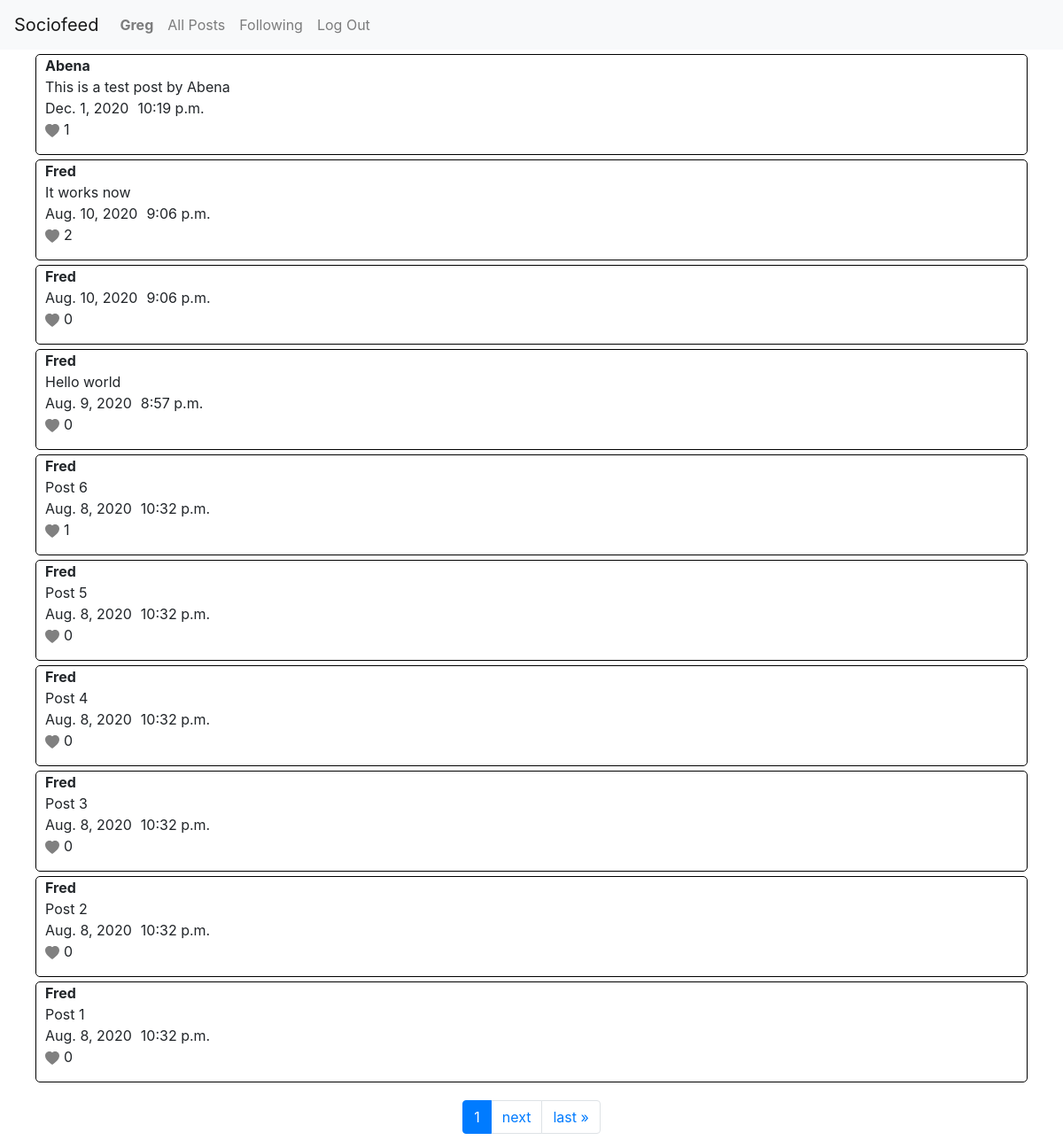
Page /following (signed in) on the committed database.
### network/models.py (models this page shows, shortened)
class User(AbstractUser):
    pass

class Post(models.Model):
    user = models.ForeignKey(User, on_delete=models.CASCADE)
    post = models.CharField(max_length=1000)
    date = models.DateField()
    time = models.TimeField()

### network/views.py (the view)
# urls.py: path("following", views.following, name="following"),
@login_required
def following(request):
    u = User.objects.get(username=request.user)
    p = Post.objects.all()
    f_users = u.following.all()
    posts = Post.objects.filter(user__followers__follow=u).order_by('-id')
    paginator = Paginator(posts, 10)
    page_number = request.GET.get('page')
    posts = paginator.get_page(page_number)
    return render(request, "network/following.html", {
        "posts":posts
    })

### network/templatetags/custom_template_tags.py (called while the page is built)
@register.simple_tag
def post_liker(a, args):
    if args.likes.filter(user=a).exists():
        exists = True
    else:
        exists = False
    return exists

### network/templates/network/following.html (shortened to what this page needs)
{% extends "network/layout.html" %}
{% load custom_template_tags %}
{% block body %}
    <div class="post-main">
        {% for i in posts %}
            <div class="post-container">
                <div class="title-post">
                    <div class="title">{{ i.user|title }}</div>
                    <div class="post"> {{ i.post }} </div>
                </div>
                <div class="date-time">
                    <div class="date">{{ i.date }} </div>
                    <div class="time"> {{ i.time }} </div>
                </div>
                <div class="like">
                    <a class="like-link" id="like-{{ i.id }}" data-id="{{ i.id }}">
                        {% post_liker request.user i as likee %}
                        {% if likee == False %}
                        <svg id="b-{{ i.id }}" class="like-btn" width="1em" height="1em" viewBox="0 0 16 16" class="bi bi-heart-fill" fill="grey" xmlns="http://www.w3.org/2000/svg">
                            <path fill-rule="evenodd" d="M8 1.314C12.438-3.248 23.534 4.735 8 15-7.534 4.736 3.562-3.248 8 1.314z"/>
                        </svg>
                        {% else %}
                        <svg id="b-{{ i.id }}" class="like-btn" width="1em" height="1em" viewBox="0 0 16 16" class="bi bi-heart-fill" fill="red" xmlns="http://www.w3.org/2000/svg">
                            <path fill-rule="evenodd" d="M8 1.314C12.438-3.248 23.534 4.735 8 15-7.534 4.736 3.562-3.248 8 1.314z"/>
                        </svg>
                        {% endif %}
                    </a>
                    <p id="num-likes-{{ i.id }}" class="num-likes"> {{ i.likes.count}} </p>
                </div>
            </div>
        {% endfor %}
    </div>
    <nav class="page-nav" aria-label="Page navigation example">
        <ul class="pagination">
                <li class="page-item active" aria-current="page">
                    <a class="page-link" href="?page={{ posts.number }}">{{ posts.number }} <span class="sr-only">(current)</span></a>
                </li>
            {% if posts.has_next %}
                <li class="page-item"><a class="page-link" href="?page={{ posts.next_page_number }}">next</a></li>
                <li class="page-item"><a class="page-link" href="?page={{ posts.paginator.num_pages }}">last &raquo;</a></li>
            {% endif %}
        </ul>
    </nav>
{% endblock %}

### network/templates/network/layout.html (shortened to what this page needs)
{% load static %}
<!DOCTYPE html>
<html lang="en">
    <head>
        <link rel="stylesheet" href="https://stackpath.bootstrapcdn.com/bootstrap/4.4.1/css/bootstrap.min.css">
        <link href="{% static 'network/styles.css' %}" rel="stylesheet">
    </head>
    <body>
        <nav class="navbar navbar-expand-lg navbar-light bg-light">
            <a class="navbar-brand" href="{% url 'index' %}">Sociofeed</a>
            <div>
              <ul class="navbar-nav mr-auto">
                {% if user.is_authenticated %}
                    <li class="nav-item">
                        <a class="nav-link" href="{% url 'profile' %}"><strong>{{ user.username|title }}</strong></a>
                    </li>
                {% endif %}
                <li class="nav-item">
                  <a class="nav-link" href="{% url 'index' %}">All Posts</a>
                </li>
                {% if user.is_authenticated %}
                    <li class="nav-item">
                        <a class="nav-link" href="{% url 'following' %}">Following</a>
                    </li>
                    <li class="nav-item">
                        <a class="nav-link" href="{% url 'logout' %}">Log Out</a>
                    </li>
                {% endif %}
              </ul>
            </div>
          </nav>
        <div class="body">
            {% block body %}
            {% endblock %}
        </div>
    </body>
</html>

### network/static/network/styles.css (style rules this page uses)
.post-container { border: 1px solid black; margin-left: 40px; margin-right: 40px; margin-top: 5px; margin-bottom: 5px; border-radius: 5px; }
.post-container .title-post { margin-left: 10px; }
.post-container .title-post .title { font-weight: bold; }
.post-container .date-time { margin-left: 10px; display: flex; }
.post-container .date-time .date { margin-right: 10px; }
.post-container .like { margin-left: 10px; display: flex; }
.post-container .like .like-btn { margin-right: 5px; }
.page-nav { display: flex; justify-content: center; margin-top: 20px; }

### rows in the picture
User: username "Greg"
Post: user "Abena", post "This is a test post by Abena", date "Dec. 1, 2020", time "10:19 p.m.", likes.count "1"
Post: user "Fred", post "It works now", date "Aug. 10, 2020", time "9:06 p.m.", likes.count "2"
Post: user "Fred", date "Aug. 10, 2020", time "9:06 p.m.", likes.count "0"
Post: user "Fred", post "Hello world", date "Aug. 9, 2020", time "8:57 p.m.", likes.count "0"
Post: user "Fred", post "Post 6", date "Aug. 8, 2020", time "10:32 p.m.", likes.count "1"
Post: user "Fred", post "Post 5", date "Aug. 8, 2020", time "10:32 p.m.", likes.count "0"
Post: user "Fred", post "Post 4", date "Aug. 8, 2020", time "10:32 p.m.", likes.count "0"
Post: user "Fred", post "Post 3", date "Aug. 8, 2020", time "10:32 p.m.", likes.count "0"
Post: user "Fred", post "Post 2", date "Aug. 8, 2020", time "10:32 p.m.", likes.count "0"
Post: user "Fred", post "Post 1", date "Aug. 8, 2020", time "10:32 p.m.", likes.count "0"

### other values in the picture
{{ posts.number }} "1"
